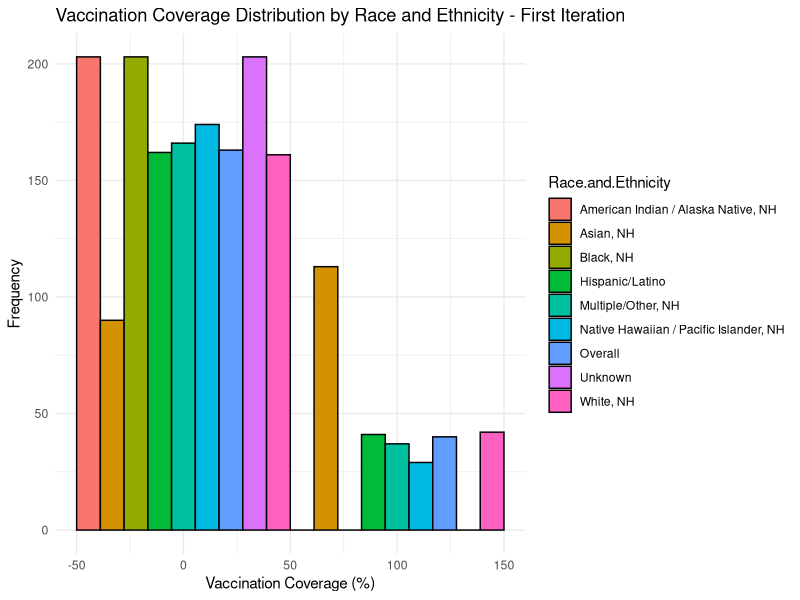

Recreate this plot in R. (Note: this script raises an error after producing the figure.)
## ---- chunk 1
# Install the 'here' package 
# Set CRAN mirror globally
options(repos = c(CRAN = "https://cloud.r-project.org/"))
install.packages("here")

# Load necessary libraries
library(ggplot2)
library(dplyr)
library(here)  # Load the 'here' package

# Load the dataset using here::here() for the file path
data <- read.csv(here("cdcdata-exercise", "Weekly_Influenza_Vaccination_Coverage_Among_Pregnant_Women_18-49_Years__by_Race_and_Ethnicity_20250205.csv"))
## ---- chunk 2
# Visualize vaccination coverage by race and ethnicity
barplot1iteration = ggplot(data, aes(x = Percent, fill = Race.and.Ethnicity)) + 
    geom_histogram(binwidth = 100, color = "black", position = "dodge") +
    labs(title = "Vaccination Coverage Distribution by Race and Ethnicity - First Iteration",
         x = "Vaccination Coverage (%)",
         y = "Frequency") +
    theme_minimal()

# Save first iteration of barplot
figure_file = here("cdcdata-exercise","cdcdata-exercise-tables-graphs","barplot-coverage-by-race-first-iteration.png")
ggsave(filename = figure_file, plot=barplot1iteration)

# Print  first iteration of barplot
print(knitr::include_graphics("cdcdata-exercise-tables-graphs"/"barplot-coverage-by-race-first-iteration.png"))
## ---- chunk 3
# There is negative vaccination coverage (like -50%) appearing on histogram which doesn’t make sense in context. 
# Check for any negative values in the Percent column
negative_values <- data %>% filter(Percent < 0)
print(negative_values)

# Visualize vaccination coverage by race and ethnicity with updated BINS
ggplot(data, aes(x = Percent, fill = Race.and.Ethnicity)) + 
    geom_histogram(binwidth = 10, color = "black", position = "dodge") +
    labs(title = "Vaccination Coverage Distribution by Race and Ethnicity",
         x = "Vaccination Coverage (%)",
         y = "Frequency") +
    theme_minimal()
## ---- chunk 4
#### ------- Making the Distributions ----- ###

# Summarize vaccination coverage by race and ethnicity
data_summary <- data %>%
    group_by(Race.and.Ethnicity) %>%
    summarize(avg_vaccination_coverage = mean(Percent, na.rm = TRUE))

# View the summary data
print(data_summary)

# Boxplot of vaccination coverage by race and ethnicity
bloxplot1 = ggplot(data, aes(x = Race.and.Ethnicity, y = Percent, fill = Race.and.Ethnicity)) + 
    geom_boxplot() + 
    labs(title = "Vaccination Coverage by Race and Ethnicity",
         x = "Race and Ethnicity",
         y = "Vaccination Coverage (%)") +
    theme_minimal() +
    theme(axis.text.x = element_text(angle = 45, hjust = 1))  # Rotate x labels for better readability +
theme(
    panel.background = element_rect(fill = "white"),  # White background for the plot panel
    plot.background = element_rect(fill = "white")    # White background for the overall plot
)


#Save bloxplot1 
figure_file = here("cdcdata-exercise","cdcdata-exercise-tables-graphs","bloxplot-coverage-by-race.png")
ggsave(filename = figure_file, plot=bloxplot1)
## ---- chunk 5
# Summarize the data by Race and Ethnicity to calculate the mean and standard deviation
data_summary <- data %>%
    group_by(Race.and.Ethnicity) %>%
    summarize(
        avg_vaccination_coverage = mean(Percent, na.rm = TRUE),
        sd_vaccination_coverage = sd(Percent, na.rm = TRUE)
    )

# View the summary data
print(data_summary)

## ---- chunk 6
# Load necessary libraries
library(ggplot2)

# Create a bar plot showing the mean vaccination coverage with standard deviation as error bars
barplot1 = ggplot(data_summary, aes(x = Race.and.Ethnicity, y = avg_vaccination_coverage, fill = Race.and.Ethnicity)) +
    geom_bar(stat = "identity", color = "black", show.legend = FALSE) +  # Bar plot
    geom_errorbar(aes(ymin = avg_vaccination_coverage - sd_vaccination_coverage, 
                      ymax = avg_vaccination_coverage + sd_vaccination_coverage), 
                  width = 0.2) +  # Add error bars for SD
    labs(title = "Mean Vaccination Coverage by Race and Ethnicity with Standard Deviation",
         x = "Race and Ethnicity",
         y = "Vaccination Coverage (%)") +
    theme_minimal() +
    theme(axis.text.x = element_text(angle = 45, hjust = 1))  # Rotate x-axis labels for readability

#Save barplot1 showing the mean vaccination coverage with sd error bars
figure_file = here("cdcdata-exercise","cdcdata-exercise-tables-graphs","barplot-meanwithsd-by-race.png")
ggsave(filename = figure_file, plot=barplot1)
## ---- chunk 7
#### To visualize the distribution of vaccination coverage (like a bell curve or a smooth curve) for each race/ethnicity group
# Load necessary libraries
library(ggplot2)
library(dplyr)

# Create a density plot for vaccination coverage by race/ethnicity
densityplot1 = ggplot(data, aes(x = Percent, fill = Race.and.Ethnicity, color = Race.and.Ethnicity)) +
    geom_density(alpha = 0.4) +  # alpha for transparency
    labs(title = "Density Plot of Vaccination Coverage by Race and Ethnicity",
         x = "Vaccination Coverage (%)",
         y = "Density") +
    theme_minimal() +
    theme(axis.text.x = element_text(angle = 45, hjust = 1)) +  # Rotate x labels for readability
    scale_fill_brewer(palette = "Spectral") +  # Custom color palette
    scale_color_brewer(palette = "Spectral")  # Custom color palette for lines

#Save density plot for vaccination coverage by race/ethnicity
figure_file = here("cdcdata-exercise","cdcdata-exercise-tables-graphs","density-plot-vaxcov-by-race.png")
ggsave(filename = figure_file, plot=densityplot1)
